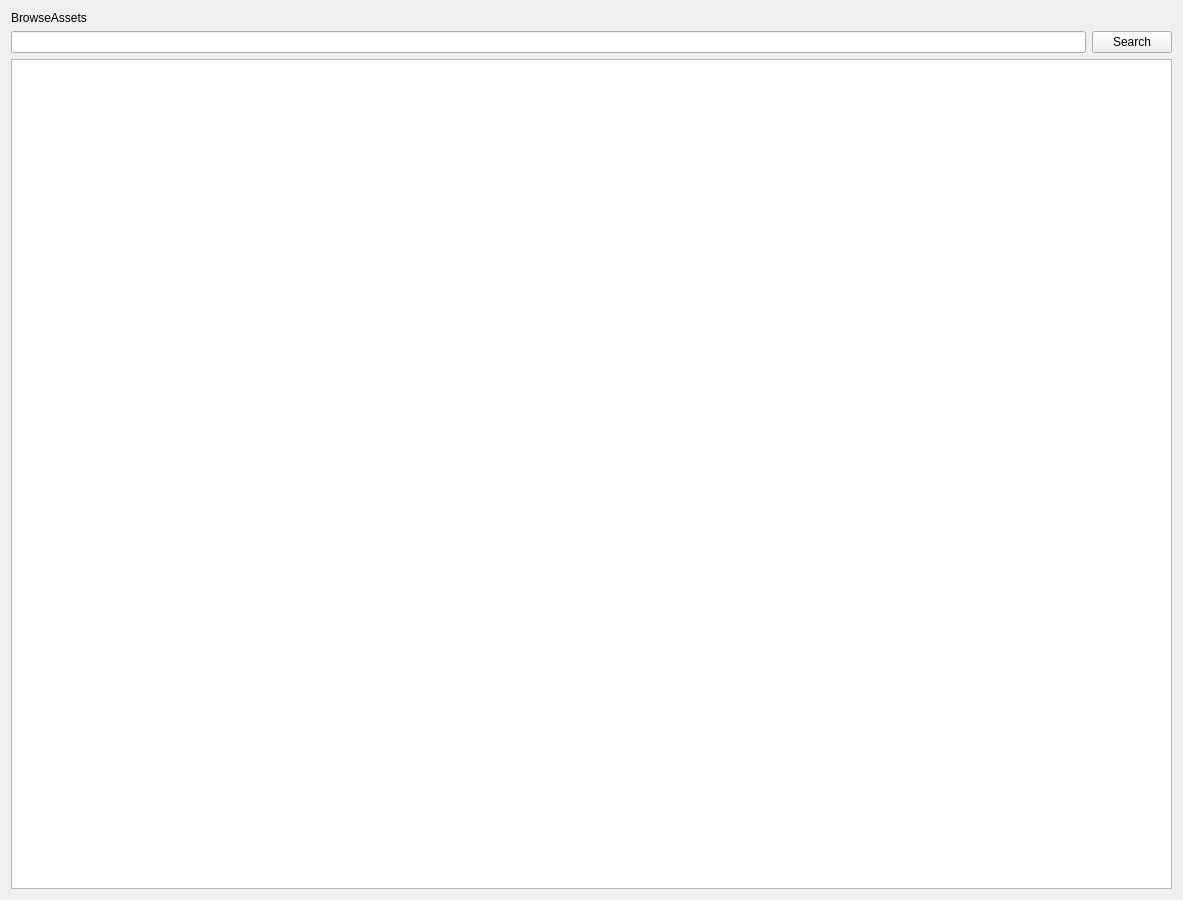
<?xml version="1.0" encoding="UTF-8"?>
<ui version="4.0">
 <class>BrowseAssetsPage</class>
 <widget class="QWidget" name="BrowseAssetsPage">
  <property name="geometry">
   <rect>
    <x>0</x>
    <y>0</y>
    <width>1183</width>
    <height>900</height>
   </rect>
  </property>
  <property name="windowTitle">
   <string>Form</string>
  </property>
  <layout class="QVBoxLayout" name="verticalLayout">
   <item>
    <widget class="QLabel" name="label">
     <property name="text">
      <string>BrowseAssets</string>
     </property>
    </widget>
   </item>
   <item>
    <layout class="QHBoxLayout" name="horizontalLayout">
     <item>
      <widget class="QLineEdit" name="lineEditSearch"/>
     </item>
     <item>
      <widget class="QPushButton" name="pushButton">
       <property name="text">
        <string>Search</string>
       </property>
      </widget>
     </item>
    </layout>
   </item>
   <item>
    <widget class="QTableView" name="tableViewAssets"/>
   </item>
  </layout>
 </widget>
 <resources/>
 <connections/>
</ui>
